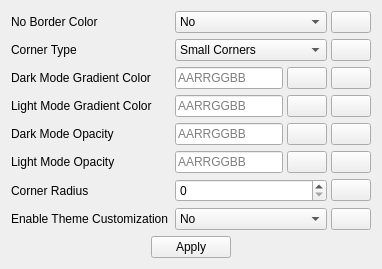
          <widget class="QWidget" name="tab_8">
           <attribute name="title">
            <string>Border</string>
           </attribute>
           <layout class="QVBoxLayout" name="verticalLayout_8" stretch="1,0">
            <item>
             <layout class="QFormLayout" name="formLayout_7">
              <item row="0" column="0">
               <widget class="QLabel" name="label_59">
                <property name="text">
                 <string>No Border Color</string>
                </property>
               </widget>
              </item>
              <item row="0" column="1">
               <layout class="QHBoxLayout" name="horizontalLayout_56" stretch="1,0">
                <property name="spacing">
                 <number>4</number>
                </property>
                <item>
                 <widget class="QComboBox" name="noBorderColor">
                  <item>
                   <property name="text">
                    <string>No</string>
                   </property>
                  </item>
                  <item>
                   <property name="text">
                    <string>Yes</string>
                   </property>
                  </item>
                 </widget>
                </item>
                <item>
                 <widget class="QPushButton" name="reset_border_color">
                  <property name="text">
                   <string/>
                  </property>
                  <property name="icon">
                   <iconset>
                    <normaloff>Assets/View-refresh.svg.png</normaloff>Assets/View-refresh.svg.png</iconset>
                  </property>
                 </widget>
                </item>
               </layout>
              </item>
              <item row="1" column="0">
               <widget class="QLabel" name="label_60">
                <property name="text">
                 <string>Corner Type</string>
                </property>
               </widget>
              </item>
              <item row="1" column="1">
               <layout class="QHBoxLayout" name="horizontalLayout_57" stretch="1,0">
                <property name="spacing">
                 <number>4</number>
                </property>
                <item>
                 <widget class="QComboBox" name="cornerType">
                  <item>
                   <property name="text">
                    <string>Small Corners</string>
                   </property>
                  </item>
                  <item>
                   <property name="text">
                    <string>Square Corners</string>
                   </property>
                  </item>
                  <item>
                   <property name="text">
                    <string>Large Corners</string>
                   </property>
                  </item>
                 </widget>
                </item>
                <item>
                 <widget class="QPushButton" name="reset_corner_type">
                  <property name="text">
                   <string/>
                  </property>
                  <property name="icon">
                   <iconset>
                    <normaloff>Assets/View-refresh.svg.png</normaloff>Assets/View-refresh.svg.png</iconset>
                  </property>
                 </widget>
                </item>
               </layout>
              </item>
              <item row="2" column="0">
               <widget class="QLabel" name="label_52">
                <property name="text">
                 <string>Dark Mode Gradient Color</string>
                </property>
               </widget>
              </item>
              <item row="2" column="1">
               <layout class="QHBoxLayout" name="horizontalLayout_58" stretch="1,0,0">
                <property name="spacing">
                 <number>4</number>
                </property>
                <item>
                 <widget class="QLineEdit" name="darkModeGradientColor4_5">
                  <property name="toolTip">
                   <string/>
                  </property>
                  <property name="layoutDirection">
                   <enum>Qt::LeftToRight</enum>
                  </property>
                  <property name="placeholderText">
                   <string>AARRGGBB</string>
                  </property>
                 </widget>
                </item>
                <item>
                 <widget class="QPushButton" name="dark_mode_gradient_color_picker4_4">
                  <property name="text">
                   <string/>
                  </property>
                  <property name="icon">
                   <iconset>
                    <normaloff>Assets/2867978.png</normaloff>Assets/2867978.png</iconset>
                  </property>
                 </widget>
                </item>
                <item>
                 <widget class="QPushButton" name="reset_dark_mode_gradient_color4_4">
                  <property name="text">
                   <string/>
                  </property>
                  <property name="icon">
                   <iconset>
                    <normaloff>Assets/View-refresh.svg.png</normaloff>Assets/View-refresh.svg.png</iconset>
                  </property>
                 </widget>
                </item>
               </layout>
              </item>
              <item row="3" column="0">
               <widget class="QLabel" name="label_53">
                <property name="text">
                 <string>Light Mode Gradient Color</string>
                </property>
               </widget>
              </item>
              <item row="3" column="1">
               <layout class="QHBoxLayout" name="horizontalLayout_59" stretch="1,0,0">
                <property name="spacing">
                 <number>4</number>
                </property>
                <item>
                 <widget class="QLineEdit" name="lightModeGradientColor4_4">
                  <property name="toolTip">
                   <string/>
                  </property>
                  <property name="layoutDirection">
                   <enum>Qt::LeftToRight</enum>
                  </property>
                  <property name="placeholderText">
                   <string>AARRGGBB</string>
                  </property>
                 </widget>
                </item>
                <item>
                 <widget class="QPushButton" name="light_mode_gradient_color_picker4_4">
                  <property name="text">
                   <string/>
                  </property>
                  <property name="icon">
                   <iconset>
                    <normaloff>Assets/2867978.png</normaloff>Assets/2867978.png</iconset>
                  </property>
                 </widget>
                </item>
                <item>
                 <widget class="QPushButton" name="reset_light_mode_gradient_color4_4">
                  <property name="text">
                   <string/>
                  </property>
                  <property name="icon">
                   <iconset>
                    <normaloff>Assets/View-refresh.svg.png</normaloff>Assets/View-refresh.svg.png</iconset>
                  </property>
                 </widget>
                </item>
               </layout>
              </item>
              <item row="4" column="0">
               <widget class="QLabel" name="label_54">
                <property name="text">
                 <string>Dark Mode Opacity</string>
                </property>
               </widget>
              </item>
              <item row="4" column="1">
               <layout class="QHBoxLayout" name="horizontalLayout_60" stretch="1,0,0">
                <property name="spacing">
                 <number>4</number>
                </property>
                <item>
                 <widget class="QLineEdit" name="darkModeOpacity4_4">
                  <property name="toolTip">
                   <string/>
                  </property>
                  <property name="layoutDirection">
                   <enum>Qt::LeftToRight</enum>
                  </property>
                  <property name="placeholderText">
                   <string>AARRGGBB</string>
                  </property>
                 </widget>
                </item>
                <item>
                 <widget class="QPushButton" name="dark_mode_opacity_picker4_4">
                  <property name="text">
                   <string/>
                  </property>
                  <property name="icon">
                   <iconset>
                    <normaloff>Assets/2867978.png</normaloff>Assets/2867978.png</iconset>
                  </property>
                 </widget>
                </item>
                <item>
                 <widget class="QPushButton" name="reset_dark_mode_opacity4_4">
                  <property name="text">
                   <string/>
                  </property>
                  <property name="icon">
                   <iconset>
                    <normaloff>Assets/View-refresh.svg.png</normaloff>Assets/View-refresh.svg.png</iconset>
                  </property>
                 </widget>
                </item>
               </layout>
              </item>
              <item row="5" column="0">
               <widget class="QLabel" name="label_55">
                <property name="text">
                 <string>Light Mode Opacity</string>
                </property>
               </widget>
              </item>
              <item row="5" column="1">
               <layout class="QHBoxLayout" name="horizontalLayout_61" stretch="1,0,0">
                <property name="spacing">
                 <number>4</number>
                </property>
                <item>
                 <widget class="QLineEdit" name="lightModeOpacity4_4">
                  <property name="toolTip">
                   <string/>
                  </property>
                  <property name="statusTip">
                   <string/>
                  </property>
                  <property name="layoutDirection">
                   <enum>Qt::LeftToRight</enum>
                  </property>
                  <property name="placeholderText">
                   <string>AARRGGBB</string>
                  </property>
                 </widget>
                </item>
                <item>
                 <widget class="QPushButton" name="light_mode_opactiy_picker4_4">
                  <property name="text">
                   <string/>
                  </property>
                  <property name="icon">
                   <iconset>
                    <normaloff>Assets/2867978.png</normaloff>Assets/2867978.png</iconset>
                  </property>
                 </widget>
                </item>
                <item>
                 <widget class="QPushButton" name="reset_light_mode_opacity4_4">
                  <property name="text">
                   <string/>
                  </property>
                  <property name="icon">
                   <iconset>
                    <normaloff>Assets/View-refresh.svg.png</normaloff>Assets/View-refresh.svg.png</iconset>
                  </property>
                 </widget>
                </item>
               </layout>
              </item>
              <item row="6" column="0">
               <widget class="QLabel" name="label_57">
                <property name="text">
                 <string>Corner Radius</string>
                </property>
               </widget>
              </item>
              <item row="6" column="1">
               <layout class="QHBoxLayout" name="horizontalLayout_63" stretch="1,0">
                <property name="spacing">
                 <number>4</number>
                </property>
                <item>
                 <widget class="QSpinBox" name="corner_radius1_4">
                  <property name="maximum">
                   <number>10</number>
                  </property>
                  <property name="value">
                   <number>0</number>
                  </property>
                 </widget>
                </item>
                <item>
                 <widget class="QPushButton" name="reset_corner_radius1_4">
                  <property name="text">
                   <string/>
                  </property>
                  <property name="icon">
                   <iconset>
                    <normaloff>Assets/View-refresh.svg.png</normaloff>Assets/View-refresh.svg.png</iconset>
                  </property>
                 </widget>
                </item>
               </layout>
              </item>
              <item row="7" column="0">
               <widget class="QLabel" name="label_58">
                <property name="text">
                 <string>Enable Theme Customization</string>
                </property>
               </widget>
              </item>
              <item row="7" column="1">
               <layout class="QHBoxLayout" name="horizontalLayout_64" stretch="1,0">
                <property name="spacing">
                 <number>4</number>
                </property>
                <item>
                 <widget class="QComboBox" name="enableThemeCustomization1_4">
                  <item>
                   <property name="text">
                    <string>No</string>
                   </property>
                  </item>
                  <item>
                   <property name="text">
                    <string>Yes</string>
                   </property>
                  </item>
                 </widget>
                </item>
                <item>
                 <widget class="QPushButton" name="reset_theme_customization1_4">
                  <property name="text">
                   <string/>
                  </property>
                  <property name="icon">
                   <iconset>
                    <normaloff>Assets/View-refresh.svg.png</normaloff>Assets/View-refresh.svg.png</iconset>
                  </property>
                 </widget>
                </item>
               </layout>
              </item>
             </layout>
            </item>
            <item>
             <layout class="QHBoxLayout" name="horizontalLayout_8">
              <item>
               <spacer name="horizontalSpacer_13">
                <property name="orientation">
                 <enum>Qt::Horizontal</enum>
                </property>
                <property name="sizeHint" stdset="0">
                 <size>
                  <width>40</width>
                  <height>20</height>
                 </size>
                </property>
               </spacer>
              </item>
              <item>
               <widget class="QPushButton" name="applyButton4_4">
                <property name="cursor">
                 <cursorShape>PointingHandCursor</cursorShape>
                </property>
                <property name="text">
                 <string>Apply</string>
                </property>
               </widget>
              </item>
              <item>
               <spacer name="horizontalSpacer_14">
                <property name="orientation">
                 <enum>Qt::Horizontal</enum>
                </property>
                <property name="sizeHint" stdset="0">
                 <size>
                  <width>40</width>
                  <height>20</height>
                 </size>
                </property>
               </spacer>
              </item>
             </layout>
            </item>
           </layout>
          </widget>
